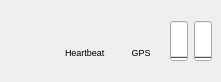
<?xml version="1.0" encoding="UTF-8"?>
<ui version="4.0">
 <class>slugsStatus</class>
 <widget class="QWidget" name="slugsStatus">
  <property name="geometry">
   <rect>
    <x>0</x>
    <y>0</y>
    <width>221</width>
    <height>82</height>
   </rect>
  </property>
  <property name="sizePolicy">
   <sizepolicy hsizetype="Minimum" vsizetype="Minimum">
    <horstretch>0</horstretch>
    <verstretch>0</verstretch>
   </sizepolicy>
  </property>
  <property name="maximumSize">
   <size>
    <width>16777215</width>
    <height>16777215</height>
   </size>
  </property>
  <property name="windowTitle">
   <string>Form</string>
  </property>
  <property name="toolTip">
   <string>Control widget for the SLUGS autopilot.</string>
  </property>
  <layout class="QGridLayout" name="gridLayout" rowstretch="0" columnstretch="0">
   <property name="leftMargin">
    <number>4</number>
   </property>
   <property name="topMargin">
    <number>4</number>
   </property>
   <property name="rightMargin">
    <number>0</number>
   </property>
   <property name="bottomMargin">
    <number>4</number>
   </property>
   <item row="0" column="0">
    <widget class="QWidget" name="widget" native="true">
     <layout class="QGridLayout" name="gridLayout_2">
      <item row="0" column="0">
       <widget class="QLabel" name="typeLabel">
        <property name="toolTip">
         <string>System type</string>
        </property>
        <property name="statusTip">
         <string>System type</string>
        </property>
        <property name="whatsThis">
         <string>System type</string>
        </property>
        <property name="text">
         <string/>
        </property>
        <property name="pixmap">
         <pixmap resource="../../qgroundcontrol.qrc">:/files/images/mavs/unknown.svg</pixmap>
        </property>
       </widget>
      </item>
      <item row="0" column="1">
       <layout class="QVBoxLayout" name="verticalLayout">
        <property name="spacing">
         <number>-1</number>
        </property>
        <item>
         <widget class="QLabel" name="heartBeatLabel">
          <property name="toolTip">
           <string>Heartbeat</string>
          </property>
          <property name="text">
           <string/>
          </property>
         </widget>
        </item>
        <item>
         <widget class="QLabel" name="heartBeatText">
          <property name="font">
           <font>
            <pointsize>7</pointsize>
           </font>
          </property>
          <property name="text">
           <string>Heartbeat</string>
          </property>
         </widget>
        </item>
       </layout>
      </item>
      <item row="0" column="2">
       <layout class="QVBoxLayout" name="verticalLayout_2">
        <item>
         <widget class="QLabel" name="gpsStatusLabel">
          <property name="text">
           <string/>
          </property>
         </widget>
        </item>
        <item>
         <widget class="QLabel" name="gpsStatusText">
          <property name="font">
           <font>
            <pointsize>7</pointsize>
           </font>
          </property>
          <property name="text">
           <string>GPS</string>
          </property>
          <property name="alignment">
           <set>Qt::AlignCenter</set>
          </property>
         </widget>
        </item>
       </layout>
      </item>
      <item row="0" column="3">
       <widget class="QProgressBar" name="batteryCriticalBar">
        <property name="minimumSize">
         <size>
          <width>18</width>
          <height>0</height>
         </size>
        </property>
        <property name="maximumSize">
         <size>
          <width>18</width>
          <height>40</height>
         </size>
        </property>
        <property name="font">
         <font/>
        </property>
        <property name="toolTip">
         <string>Battery Fuel</string>
        </property>
        <property name="statusTip">
         <string>Battery Fuel</string>
        </property>
        <property name="value">
         <number>0</number>
        </property>
        <property name="textVisible">
         <bool>false</bool>
        </property>
        <property name="orientation">
         <enum>Qt::Vertical</enum>
        </property>
       </widget>
      </item>
      <item row="0" column="4">
       <widget class="QProgressBar" name="batteryAvionicsBar">
        <property name="minimumSize">
         <size>
          <width>18</width>
          <height>0</height>
         </size>
        </property>
        <property name="maximumSize">
         <size>
          <width>18</width>
          <height>40</height>
         </size>
        </property>
        <property name="font">
         <font/>
        </property>
        <property name="toolTip">
         <string>Battery Fuel</string>
        </property>
        <property name="statusTip">
         <string>Battery Fuel</string>
        </property>
        <property name="value">
         <number>0</number>
        </property>
        <property name="textVisible">
         <bool>false</bool>
        </property>
        <property name="orientation">
         <enum>Qt::Vertical</enum>
        </property>
       </widget>
      </item>
     </layout>
    </widget>
   </item>
  </layout>
 </widget>
 <resources>
  <include location="../../qgroundcontrol.qrc"/>
 </resources>
 <connections/>
</ui>
